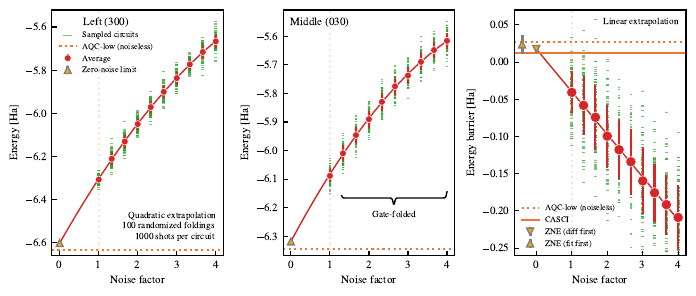

Write Python code to recreate this figure.
import json
from pathlib import Path
from typing import Callable, Dict, Tuple

import numpy as np
import pandas as pd
import matplotlib.pyplot as plt
from scipy.optimize import curve_fit

# Constants & config
RNG_SEED = 31415
CSV_PATH = Path("../results/noisy_aer_simulations_random_seeds_raw.csv")
JSON_PATH = Path("../results/statevector_data.json")
PLOT_STYLE = "proton.mplstyle"
FIGSIZE = (7, 3)
NOISE_LIMIT = (0, 4)
FIT_POINTS = 20


# Define models
def linear(x: np.ndarray, a: float, b: float) -> np.ndarray:
    return a * x + b


def quadratic(x: np.ndarray, a: float, b: float, c: float) -> np.ndarray:
    return a * x ** 2 + b * x + c


def draw_brace(ax, xspan, yy, text, upsidedown=False):
    """Draws an annotated brace on the axes."""
    # shamelessly copied from https://stackoverflow.com/questions/18386210/annotating-ranges-of-data-in-matplotlib
    xmin, xmax = xspan
    xspan = xmax - xmin
    ax_xmin, ax_xmax = ax.get_xlim()
    xax_span = ax_xmax - ax_xmin

    ymin, ymax = ax.get_ylim()
    yspan = ymax - ymin
    resolution = int(xspan/xax_span*100)*2+1 # guaranteed uneven
    beta = 300./xax_span # the higher this is, the smaller the radius

    x = np.linspace(xmin, xmax, resolution)
    x_half = x[:int(resolution/2)+1]
    y_half_brace = (1/(1.+np.exp(-beta*(x_half-x_half[0])))
                    + 1/(1.+np.exp(-beta*(x_half-x_half[-1]))))
    if upsidedown:
        y = np.concatenate((y_half_brace[-2::-1], y_half_brace))
    else:
        y = np.concatenate((y_half_brace, y_half_brace[-2::-1]))
    y = yy + (.05*y - .01)*yspan # adjust vertical position

    ax.autoscale(False)
    line = ax.plot(x, y, color='black', lw=1)

    if upsidedown:
        text = ax.text((xmax+xmin)/2., yy+-.05*yspan, text, ha='center', va='bottom',fontsize="small")
    else:
        text = ax.text((xmax+xmin)/2., yy+.07*yspan, text, ha='center', va='bottom',fontsize="small")
    return line, text


def load_data(csv_path: Path, json_path: Path) -> Tuple[pd.DataFrame, Dict[str, float]]:
    """Load CSV into DataFrame and JSON into dict of noiseless values."""
    rng = np.random.default_rng(RNG_SEED)
    # (Seed assignment corrected)
    df = pd.read_csv(csv_path, dtype={
        "argparse.label": str,
        "lambda_noise": float,
        "expectation_value": float,
        "LSFJOBID": int,
        "num_shots": int,
    })
    with open(json_path, "r") as f:
        data = json.load(f)["aqc-low"]
    return df, data



def plot_panels(df: pd.DataFrame, noiseless: Dict[str, float]) -> None:
    """Create a 1×3 panel of scatter, errorbar, fit, and annotations."""
    plt.style.use(PLOT_STYLE)
    fig, axes = plt.subplots(1, 3, figsize=FIGSIZE)

    grp = df.groupby(["argparse.label", "lambda_noise"])["expectation_value"]
    means = grp.mean().reset_index().sort_values("lambda_noise")
    stds = grp.std().reset_index().sort_values("lambda_noise")

    offset = -258.9475070402643 + 259.2063702444815
    labels = ['300', '030']

    for i, lbl in enumerate(labels):
        ax = axes[i]
        sub = df[df["argparse.label"] == lbl]
        ax.scatter(sub["lambda_noise"], sub["expectation_value"],
                   marker='_', s=4, alpha=0.6, color="tab:green",
                   linewidth=0.2, label="Sampled circuits")
        m = means[means["argparse.label"] == lbl]
        s = stds[stds["argparse.label"] == lbl]
        ax.errorbar(m["lambda_noise"], m["expectation_value"],
                    yerr=s["expectation_value"],
                    ls='none', marker='.', ms=10, color="tab:red", mec="w", mew=0.4, label="Average")
        # fit quadratic
        popt, pcov = curve_fit(
            quadratic,
            m["lambda_noise"].to_numpy(),
            m["expectation_value"].to_numpy(),
            sigma=1 / (s["expectation_value"].to_numpy() ** 2)
        )
        perr = np.sqrt(np.diag(pcov))
        # plot intercept at x=0
        ax.errorbar([0], [popt[-1]], yerr=perr[-1],
                    ms=5, ls='none', marker="^", mfc='#ffa600', c="grey", linewidth=2, label="Zero-noise limit")

        # plot smooth fit curve
        x_fit = np.linspace(*NOISE_LIMIT, FIT_POINTS)
        y_fit = quadratic(x_fit, *popt)
        ax.plot(x_fit, y_fit, color='tab:red', lw=1)
        print(f"{lbl} intercept: {popt[-1]:.6f} ± {perr[-1]:.6f}")

        ax.axhline(noiseless[lbl], ls=':', label="AQC-low (noiseless)")
        ax.set(xlabel="Noise factor", ylabel="Energy [Ha]")
        ax.axvline(1, ls=':', alpha=0.2)

    # Panel 3: difference (030 - 300) minus offset
    ax3 = axes[2]

    lambdas = []
    diff_mean = []
    diff_std = []
    for noise in df["lambda_noise"].unique():
        sub_030 = df[(df["argparse.label"] == "030") & (df["lambda_noise"] == noise)]["expectation_value"].to_numpy()
        sub_300 = df[(df["argparse.label"] == "300") & (df["lambda_noise"] == noise)]["expectation_value"].to_numpy()
        diff = sub_030 - sub_300 - offset

        ax3.scatter([noise] * len(diff), diff,
                   marker='_', s=4, alpha=0.6, color="tab:green",
                   linewidth=0.2)

        lambdas.append(noise)
        diff_mean.append(np.mean(diff))
        diff_std.append(np.std(diff))
        axes[2].errorbar([noise], np.mean(diff), yerr=np.std(diff),
                         marker=".", linestyle="none", color="tab:red", mec="w", mew=0.4, ms=15)

    popt, pcov = curve_fit(
        linear,
        np.asarray(lambdas),
        np.asarray(diff_mean),
        sigma=1 / (np.asarray(diff_std) ** 2)
    )
    perr = np.sqrt(np.diag(pcov))
    # plot intercept at x=0
    ax3.errorbar([0], [popt[-1]], yerr=perr[-1],
                ms=5, ls='none', marker="v", mfc='#ffa600', c="grey", linewidth=2, label="ZNE (diff first)", zorder=11)

    zne_fit_first_mean = -6.317742 + 6.600325 - offset
    zne_fit_first_std = np.sqrt(0.010315 ** 2 + 0.006512 ** 2)
    print(f"Fit first intercept: {zne_fit_first_mean * 1e3:.4f} ± {zne_fit_first_std * 1e3:.4f} mHa")
    ax3.errorbar([-0.4], [zne_fit_first_mean], yerr=zne_fit_first_std,
                 ms=5, ls='none', marker="^", mfc='#ffa600', c="grey", linewidth=2, label="ZNE (fit first)", zorder=11)

    # plot smooth fit curve
    x_fit = np.linspace(*NOISE_LIMIT, FIT_POINTS)
    y_fit = linear(x_fit, *popt)
    ax3.plot(x_fit, y_fit, color='tab:red', lw=1)
    print(f"Diff first intercept: {popt[-1] * 1e3:.4f} ± {perr[-1] * 1e3:.4f} mHa")

    ax3.set(xlabel="Noise factor", ylabel="Energy barrier [Ha]", ylim=(-0.26, 0.07))
    ax3.axvline(1, ls=':', alpha=0.2)

    # Legends & annotations
    lg = axes[0].legend(loc="upper left", title="Left (300)")
    lg.legend_handles[0]._sizes = [40]
    axes[1].legend(handles=[lg.legend_handles[-1]], loc="upper left", title="Middle (030)")

    axes[0].annotate(
        "Quadratic extrapolation\n$100$ randomized foldings\n$1000$ shots per circuit",
        xy=(4, -6.6), xycoords="data", ha="right", va="bottom", fontsize="small"
    )
    axes[2].annotate(
        "Linear extrapolation",
        xy=(4, 0.06), xycoords="data", ha="right", va="top", fontsize="small"
    )
    draw_brace(axes[1], (1.3, 4), -6.2, 'Gate-folded', upsidedown=True)

    axes[2].set_xlabel("Noise factor")
    axes[2].set_ylim(-0.26, 0.07)
    axes[2].axhline(noiseless['030'] - noiseless['300'] - offset, ls=':', label="AQC-low (noiseless)")
    axes[2].set_ylabel("Energy barrier [Ha]")
    axes[2].axhline(0.011857048493202349, ls='-', label="CASCI")
    axes[2].legend(loc="lower left")


if __name__ == "__main__":
    df, noiseless = load_data(CSV_PATH, JSON_PATH)
    plot_panels(df, noiseless)
    plt.savefig("fig5.pdf", bbox_inches="tight")
    plt.show()
